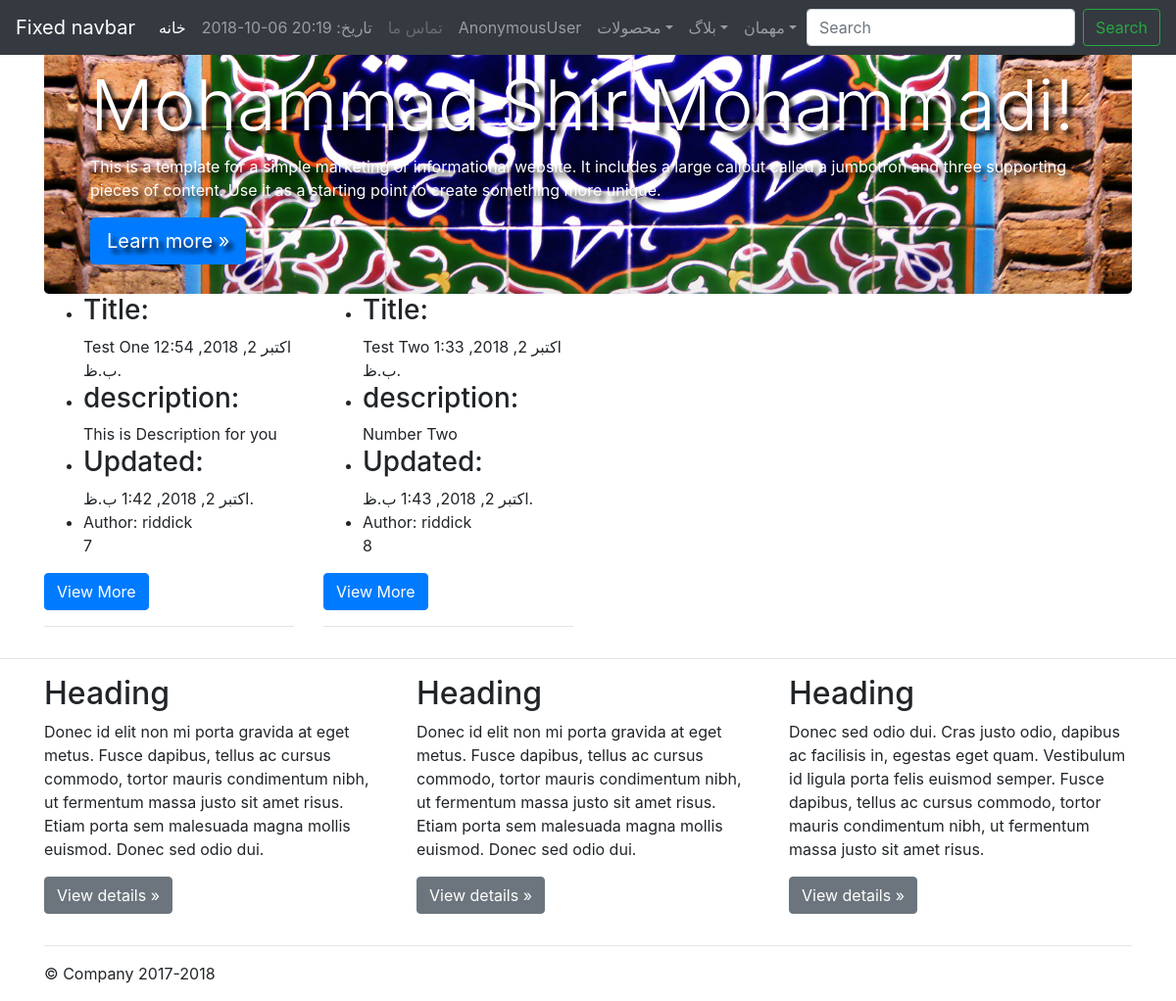
/blog/post-list/, run on the app's committed database.
### blog/models.py (models this page shows, shortened)
class Post (models.Model):
    Author = models.ForeignKey(User,on_delete=models.CASCADE)
    title = models.CharField(max_length=120,unique=True,blank=False,null=False)
    slug = models.SlugField()
    description = models.TextField(max_length=1000)
    timestamp = models.DateTimeField(auto_now_add=True,auto_now=False)
    updated = models.DateTimeField(auto_now=True,auto_now_add=False)

### blog/views.py (the view)
def PostList(request):
    postlist = Post.objects.all()
    context = {
        "postlist":postlist
    }
    template_name = "postlist.html"
    return render(request,template_name,context)

### ecommerce/contextprocessor.py (called while the page is built)
def time_now(request):
    return {'time_now':datetime.now()}

### blog/templates/postlist.html (shortened to what this page needs)
{% extends "base.html" %}
{% block content %}
<div class="container">
    <div class="row">
            {% for item in postlist %}
        <div class="col-md-3">
            <ul>
                <li><h3>Title:</h3> {{ item.title }} <smal>{{ item.timestamp }}</smal></li>
                <li><h3>description:</h3>{{ item.description }}</li>
                <li><h3>Updated:</h3>{{ item.updated }}</li>
                <li><h>Author: {{ item.Author }}</h></li>
                {{ item.id }}
            </ul>
            <a href="{% url 'blog:postdetail' id=item.id %}" class="btn btn-primary" >View More </a>
        <hr>
                    </div>
            {% endfor %}
        </div>
    </div>
{% endblock %}

### data on the page
Post: title "Test One", timestamp "اکتبر 2, 2018, 12:54 ب.ظ.", description "This is Description for you", updated "اکتبر 2, 2018, 1:42 ب.ظ.", Author "riddick", id "7"
Post: title "Test Two", timestamp "اکتبر 2, 2018, 1:33 ب.ظ.", description "Number Two", updated "اکتبر 2, 2018, 1:43 ب.ظ.", Author "riddick", id "8"

### other printed values
{{ request.user }} "AnonymousUser"
